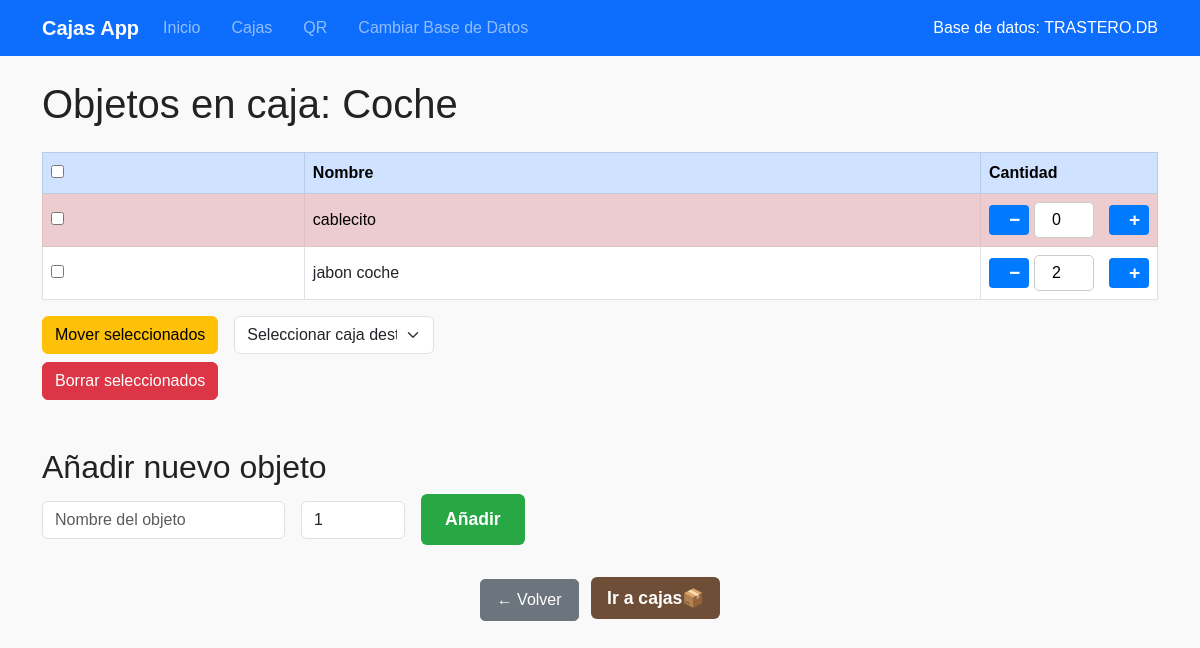
The page /cajas/101 on the database its author committed.
### app/models.py (models this page shows)
class Caja(db.Model):
    __tablename__ = 'cajas'
    id = db.Column(db.Integer, primary_key=True)
    nombre = db.Column(db.String(100), nullable=False)

### tables this page shows
CREATE TABLE objetos (
    id INTEGER PRIMARY KEY AUTOINCREMENT,
    nombre TEXT,
    caja_id INTEGER, cantidad INTEGER DEFAULT 1,
    FOREIGN KEY (caja_id) REFERENCES cajas(id)
);

### app/routes.py (the view, shortened to what this page needs)
@bp.route('/cajas/<int:caja_id>', methods=['GET', 'POST'])
def ver_caja(caja_id):
    db = get_db()
    objetos = db.execute('SELECT * FROM objetos WHERE caja_id = ?', (caja_id,)).fetchall()
    caja = db.execute('SELECT * FROM cajas WHERE id = ?', (caja_id,)).fetchone()
    cajas = db.execute('SELECT * FROM cajas ORDER BY nombre').fetchall()
    return render_template('ver_caja.html', objetos=objetos, caja=caja, cajas=cajas)

### app/__init__.py (called while the page is built)
def create_app():
    app = Flask(__name__)
    app.config['SECRET_KEY'] = 'clave-secreta'
    app.config['DEFAULT_DB_PATH'] = 'databases/trastero.db'  # Base por defecto
    app.config['SQLALCHEMY_DATABASE_URI'] = 'sqlite:///' + os.path.join(os.getcwd(), app.config['DEFAULT_DB_PATH'])
    app.config['SQLALCHEMY_TRACK_MODIFICATIONS'] = False
    from .models import db, close_db
    db.init_app(app)  # <-- Aquí inicializas SQLAlchemy con la app
    @app.context_processor
    def inject_db_name():
        db_path = session.get('db_path', app.config['DEFAULT_DB_PATH'])
        db_name = os.path.basename(db_path).upper()
        return dict(db_name=db_name)
    from .routes import bp
    app.register_blueprint(bp)
    app.teardown_appcontext(close_db)
    return app

### app/models.py (called while the page is built)
def get_db():
    if 'db' not in g:
        db_path = session.get('db_path')
        if not db_path:
            db_path = current_app.config.get('DEFAULT_DB_PATH', 'databases/default.db')
        g.db = sqlite3.connect(db_path)
        g.db.row_factory = sqlite3.Row
    return g.db

### app/templates/ver_caja.html (shortened to what this page needs)
{% extends "base.html" %}
{% block content %}
<h1 class="mb-4">Objetos en caja: {{ caja.nombre }}</h1>
<form id="form-objetos" method="POST" action="{{ url_for('main.ver_caja', caja_id=caja.id) }}">
<table class="table table-striped table-bordered align-middle">
  <thead class="table-primary">
    <tr>
      <th><input type="checkbox" id="seleccionar-todos" /></th>
      <th>Nombre</th>
      <th style="width:160px;">Cantidad</th>
    </tr>
  </thead>
  <tbody>
  {% for obj in objetos %}
    <tr class="{% if obj.cantidad == 0 %}table-danger{% endif %}">
      <td><input type="checkbox" name="objeto_ids" value="{{ obj.id }}" class="check-objeto" /></td>
      <td>{{ obj.nombre }}</td>
      <td>
        <div class="input-stepper">
          <button type="button" class="btn-restar" data-id="{{ obj.id }}">−</button>
          <input
            type="number"
            name="objeto_{{ obj.id }}"
            value="{{ obj.cantidad }}"
            min="0"
            step="1"
            class="cantidad-input {% if obj.cantidad == 0 %}is-invalid{% endif %}"
            data-id="{{ obj.id }}"
          />
          <button type="button" class="btn-sumar" data-id="{{ obj.id }}">+</button>
        </div>
      </td>
    </tr>
  {% endfor %}
  </tbody>
</table>
<div class="mb-3">
  <div class="d-flex align-items-center gap-3 mb-2 flex-wrap">
    <button id="btn-mover" type="button" class="btn btn-warning">Mover seleccionados</button>
    <select id="select-caja-destino" class="form-select" style="max-width: 200px;">
      <option value="" selected disabled>Seleccionar caja destino</option>
    </select>
  </div>
  <div>
    <button id="btn-borrar" type="button" class="btn btn-danger">Borrar seleccionados</button>
  </div>
</div>
</form>
<h2 class="mt-5">Añadir nuevo objeto</h2>
<form method="post" action="{{ url_for('main.add_objeto', caja_id=caja.id) }}" class="row g-3 align-items-center mb-4">
  <div class="col-auto">
    <input type="text" name="nombre" placeholder="Nombre del objeto" required class="form-control" />
  </div>
  <div class="col-auto" style="max-width: 120px;">
    <input type="number" name="cantidad" placeholder="Cantidad" value="1" min="1" required class="form-control" />
  </div>
  <div class="col-auto">
    <button type="submit" class="btn-success-lg">Añadir</button>
  </div>
</form>
<div class="volver-centro">
        <a href="javascript:history.back()" class="btn btn-secondary me-2">← Volver</a>
        <a href="/cajas" class="btn-brown">Ir a cajas📦</a>
</div>
{% endblock %}

### app/static/css/styles.css (style rules this page uses)
body { font-family: Arial, sans-serif; margin: 0; padding: 0; background-color: #f9f9f9; color: #222; }
form input, form select { padding: 10px; margin-right: 10px; font-size: 1rem; border: 1px solid #ccc; border-radius: 5px; transition: border-color 0.3s ease; }
button { padding: 12px 20px; font-size: 1.1rem; font-weight: 600; border: none; border-radius: 6px; cursor: pointer; display: inline-flex; align-items: center; gap: 8px; transition: background-color 0.3s ease; }
input[type=number] { -webkit-appearance: number-input; -moz-appearance: number-input; appearance: number-input; }
input[type=number].cantidad-input { min-width: 60px; }
.input-stepper { display: flex; align-items: center; gap: 5px; }
.input-stepper button { width: 30px; height: 30px; font-size: 1.2rem; font-weight: bold; border: none; background-color: #007bff; color: white; border-radius: 4px; cursor: pointer; line-height: 1; }
.input-stepper input[type=number] { text-align: center; width: 60px; padding: 5px; }
.btn-secondary { background-color: #6c757d; color: white; padding: 8px 16px; border-radius: 5px; text-decoration: none; display: inline-block; font-size: 1rem; }
.volver-centro { text-align: center; margin: 2rem 0; }
.volver-centro .btn { display: inline-block; }
.btn-brown { background-color: #8B4513; color: white; padding: 10px 16px; border: none; border-radius: 6px; cursor: pointer; display: inline-flex; align-items: center; gap: 6px; font-weight: 600; font-size: 1rem; text-decoration: none; transition: background-color 0.3s ease; }
button.btn-success-lg { background-color: #28a745; color: white; padding: 12px 24px; border-radius: 6px; font-size: 1.1rem; font-weight: 600; border: none; cursor: pointer; transition: background-color 0.3s ease; display: inline-flex; align-items: center; gap: 8px; }
.btn-brown { background-color: #6f4e37; color: white; border: none; padding: 0.5rem 1rem; font-size: 1.1rem; border-radius: 0.375rem; transition: background-color 0.3s ease; display: inline-flex; align-items: center; justify-content: center; text-decoration: none; }

### rows shown on the page
Caja: nombre "Coche"
objetos: nombre "cablecito", cantidad "0"
objetos: nombre "jabon coche", cantidad "2"

### other values the page prints
{{ db_name }} "TRASTERO.DB"
